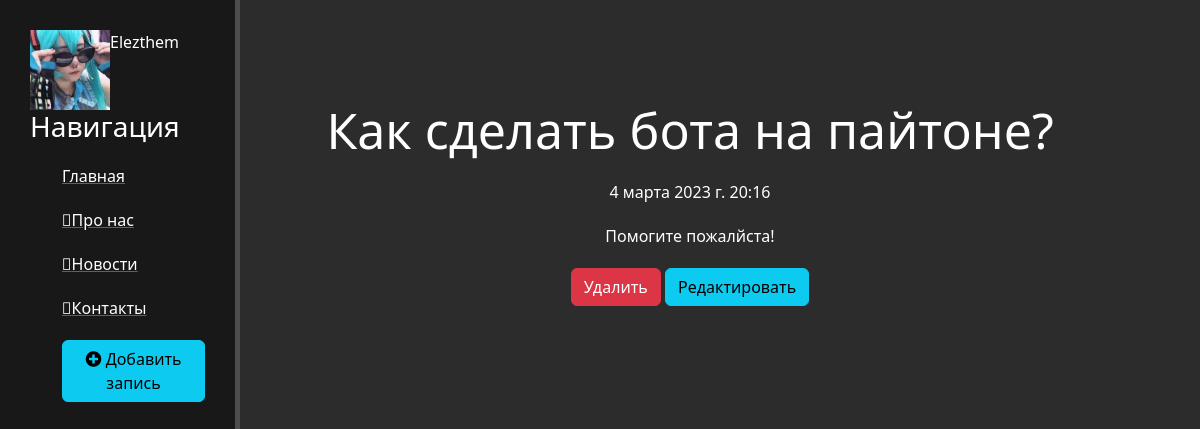
The page /news/2 on the database its author committed.
### news/models.py (models this page shows, shortened)
class Articles(models.Model):
    title = models.CharField('Название', max_length=50)
    anons = models.CharField('Анонс', max_length=250)
    full_text = models.TextField('Статья')
    date = models.DateTimeField('Дата публикации')
    class Meta:
        verbose_name = 'Новость'
        verbose_name_plural = 'Новости'

### news/views.py (the view)
# urls.py: path('<int:pk>', views.NewsDetailView.as_view(), name='news-detail'),
class NewsDetailView(DetailView):
    model = Articles
    template_name = 'news/details_view.html'
    context_object_name = 'article'

### news/templates/news/details_view.html (shortened to what this page needs)
{% extends 'main/layout.html' %}
{% block content %}
    <div class="features">
        <h1>{{ article.title }}</h1>
        <p>{{ article.date }}</p>
        <p>{{ article.full_text }}</p>
        <a href="{% url 'news-delete' article.id %}" class="btn btn-danger">Удалить</a>
        <a href="{% url 'news-update' article.id %}" class="btn btn-info">Редактировать</a>
    </div>
{% endblock %}

### main/static/main/css/main.css (style rules this page uses)
body { background: #2c2c2c; }
main .features { float: left; color: #fff; margin-top: 100px; text-align: center; width: 75%; }
main .features h1 { font-size: 50px; }
main .features p { max-width: 400px; margin: 20px auto }

### rows shown on the page
Articles: title "Как сделать бота на пайтоне?", date "4 марта 2023 г. 20:16", full_text "Помогите пожалйста!"
